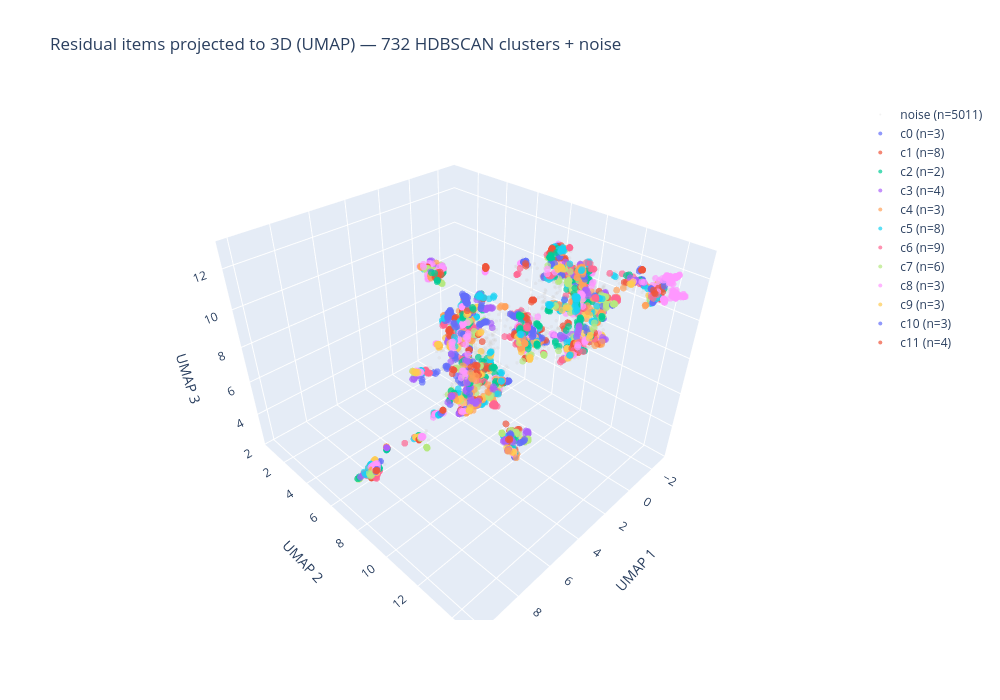

The cell this chart's notebook holds for it:
### Markdown cell above
### 11.7 3D UMAP scatter of residual items, coloured by HDBSCAN label

Visualises the structure HDBSCAN found in the singleton pool. Noise points (label = -1) appear in gray with low opacity; cluster members get distinct colours; cluster centroids are diamonds. Same UMAP coordinate system as §6.7 and §10.7.

### Code cell
# 11.7 — 3D scatter of residual items, coloured by HDBSCAN label.
if len(hdb_labels) == 0:
    print("Nothing to plot.")
else:
    pts = reducer.transform(residual_vecs)
    fig = go.Figure()

    # Noise first, in gray.
    noise_mask = (hdb_labels == -1)
    if noise_mask.any():
        fig.add_trace(go.Scatter3d(
            x=pts[noise_mask, 0], y=pts[noise_mask, 1], z=pts[noise_mask, 2],
            mode="markers", marker=dict(size=2, color="lightgray", opacity=0.3),
            name=f"noise (n={int(noise_mask.sum())})",
        ))

    # Then each cluster.
    palette = px.colors.qualitative.Plotly
    cluster_ids = [c for c in sorted(set(hdb_labels)) if c != -1]
    for i, cid in enumerate(cluster_ids):
        mask = (hdb_labels == cid)
        colour = palette[i % len(palette)]
        cluster_pts = pts[mask]
        fig.add_trace(go.Scatter3d(
            x=cluster_pts[:, 0], y=cluster_pts[:, 1], z=cluster_pts[:, 2],
            mode="markers", marker=dict(size=4, color=colour, opacity=0.7),
            name=f"c{cid} (n={int(mask.sum())})", showlegend=(i < 12),  # legend gets crowded; cap shown
        ))

    fig.update_layout(
        title=f"Residual items projected to 3D (UMAP) — {len(cluster_ids)} HDBSCAN clusters + noise",
        scene=dict(xaxis_title="UMAP 1", yaxis_title="UMAP 2", zaxis_title="UMAP 3"),
        width=1000, height=700,
    )
    fig.show()
